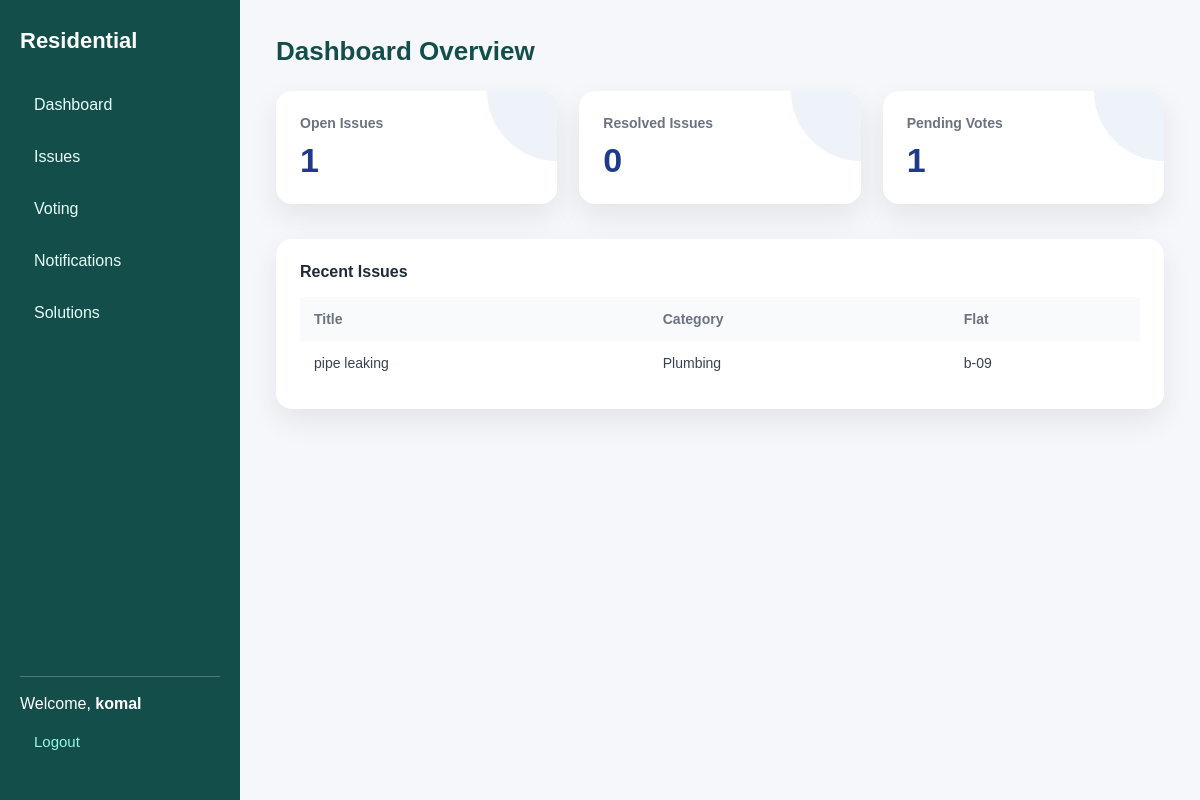
The app's page / (signed in) with its own data.
### CrowdSolver/models.py (models this page shows, shortened)
class Issues(models.Model):
    title=models.CharField(max_length=200)
    description=models.TextField()
    category=models.ForeignKey(Categoryname, on_delete=models.CASCADE)
    flat_number=models.CharField(max_length=50)
    image=models.FileField(upload_to='issues/', null=True, blank=True)
    created_by = models.ForeignKey(Member, on_delete=models.CASCADE, null=True, blank=True, related_name='issues')
    created_at=models.DateTimeField(auto_now_add=True)

class Categoryname(models.Model):
    category_name=models.CharField(max_length=100)
    def __str__(self):
        return self.category_name

### CrowdSolver/views.py (the view)
# urls.py: path('', views.admindashboard, name='admindashboard'),
def admindashboard(request):
    member_id  = request.session.get('member_id')
    resolved_issue = 0
    pending_votes = 0
    if not member_id:
        issue_count = 0
        issue1 = Issues.objects.none()
    else:
        issue_count = Issues.objects.filter(created_by=member_id).count()
        issue1 = Issues.objects.filter(created_by=member_id)
        for issue in issue1:
            for solution in issue.solutions.all():
                approve_count = solution.votes.filter(choice=Vote.APPROVE).count()
                reject_count = solution.votes.filter(choice=Vote.REJECT).count()
                if approve_count > reject_count:
                    resolved_issue += 1
                    break
        all_members = Member.objects.exclude(id=member_id)
        for member in all_members:
            has_voted = False
            for issue in issue1:
                for solution in issue.solutions.all():
                    if solution.votes.filter(voter=member).exists():
                        has_voted = True
                        break
                if has_voted:
                    break
            if not has_voted:
                pending_votes += 1
    return render(request, 'admindashboard.html', {'issue_count': issue_count, 'issue1': issue1,'resolved_issue': resolved_issue, 'pending_votes': pending_votes} )

### CrowdSolver/templates/admindashboard.html (shortened to what this page needs)
{% extends "base.html" %}
{% block content %}
<div class="header">
    <h3>Dashboard Overview</h3>
</div>
<div class="cards">
    <div class="card">
        <h4>Open Issues</h4>
        <span>{{ issue_count|default:"0" }}</span>
    </div>
    <div class="card">
        <h4>Resolved Issues</h4>
        <span>{{ resolved_issue|default:"0" }}</span>
    </div>
    <div class="card">
        <h4>Pending Votes</h4>
        <span>{{ pending_votes|default:"0" }}</span>
    </div>
</div>
<div class="table-box">
    <h4>Recent Issues</h4>
    <table>
        <thead>
            <tr>
                <th>Title</th>
                <th>Category</th>
                <th>Flat</th>
            </tr>
        </thead>
        <tbody>
        {% for issue in issue1 %}
            <tr>
                <td>{{ issue.title }}</td>
                <td>{{ issue.category }}</td>
                <td>{{ issue.flat_number }}</td>
            </tr>
        {% empty %}
            <tr>
                <td colspan="3" style="text-align:center;color:#6b7280;">
                    No issues reported yet.
                </td>
            </tr>
        {% endfor %}
        </tbody>
    </table>
</div>
{% endblock %}

### CrowdSolver/templates/base.html (style rules this page uses)
* { box-sizing:border-box; font-family:'Poppins',sans-serif; }
body { margin:0; background:#f5f7fb; display:flex; }
.header h3 { margin:0 0 24px; font-size:26px; color:#134e4a; }

### CrowdSolver/templates/admindashboard.html (style rules this page uses)
.cards { display:grid; grid-template-columns:repeat(auto-fit,minmax(220px,1fr)); gap:22px; margin-bottom:35px; }
.card { background:#ffffff; padding:24px; border-radius:16px; box-shadow:0 12px 30px rgba(0,0,0,0.08); position:relative; overflow:hidden; }
.card::after { content:''; position:absolute; top:0; right:0; width:70px; height:70px; background:rgba(43,108,176,0.08); border-radius:0 0 0 100%; }
.card h4 { margin:0; font-size:14px; color:#6b7280; }
.card span { font-size:34px; font-weight:600; color:#1e3a8a; margin-top:10px; display:block; }
.table-box { background:#ffffff; padding:24px; border-radius:16px; box-shadow:0 12px 30px rgba(0,0,0,0.08); }
.table-box h4 { margin:0 0 16px; color:#1f2937; }
table { width:100%; border-collapse:collapse; font-size:14px; }
th { text-align:left; padding:14px; background:#f8fafc; color:#6b7280; font-weight:600; }
td { padding:14px; color:#374151; }
tr { border-bottom:1px solid #eef2f7; }
tr:last-child { border-bottom:none; }

### records on screen
Issues: title "pipe leaking", category "Plumbing", flat_number "b-09"

### other values on screen
{{ request.session.member_name }} "komal"
{{ issue_count|default:"0" }} "1"
{{ resolved_issue|default:"0" }} "0"
{{ pending_votes|default:"0" }} "1"
